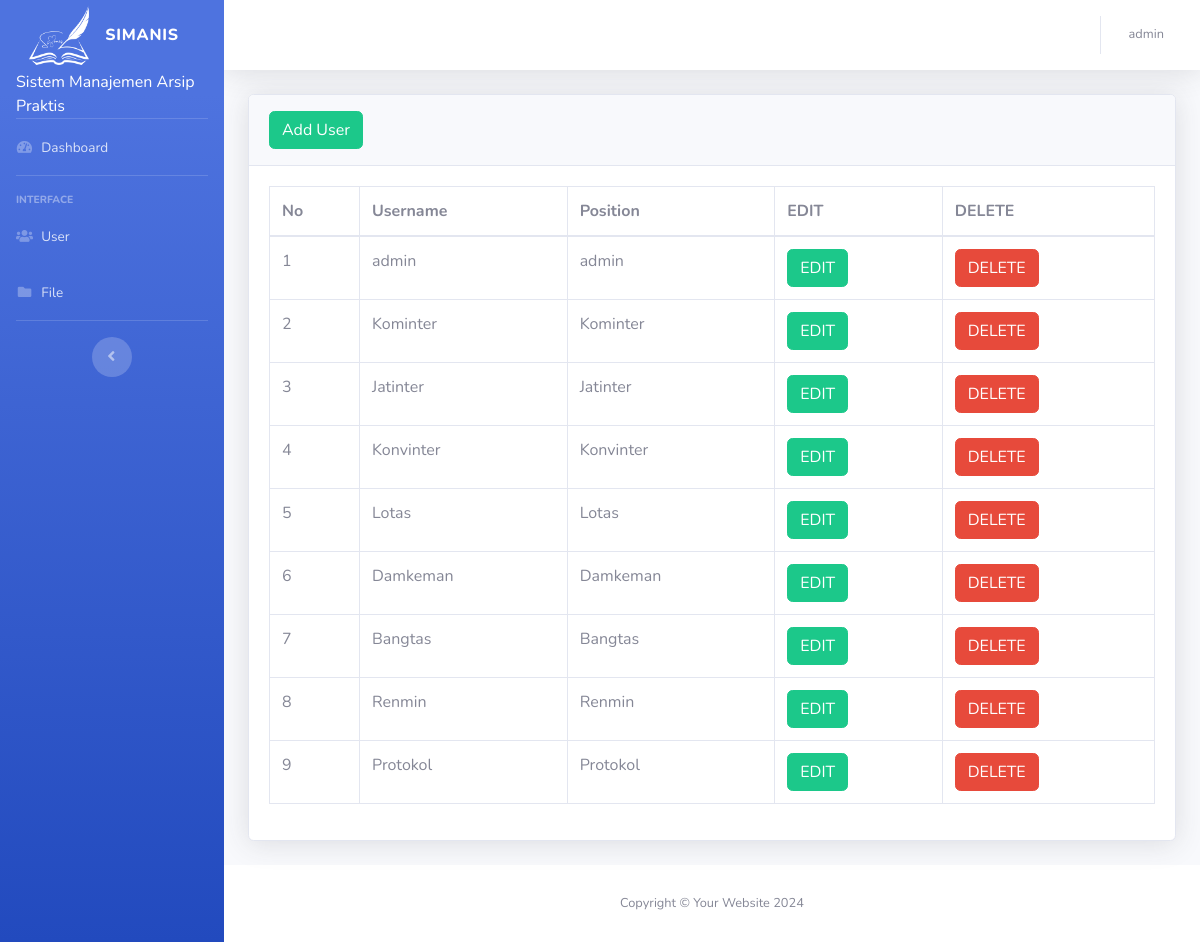
The page /register.php (signed in) on the database its author committed.
### tables this page shows
CREATE TABLE `register`  (
  `id` int NOT NULL AUTO_INCREMENT,
  `username` varchar(255) NULL DEFAULT NULL,
  `password` varchar(255) NULL DEFAULT NULL,
  `position` varbinary(255) NULL DEFAULT NULL,
  PRIMARY KEY (`id`) USING BTREE
);

### register.php (the view, shortened to what this page needs)
<?php
include('includes/header.php');
include('includes/navbar.php');
?>
<div class="container-fluid">
<div class="card shadow mb-4">
  <div class="card-header py-3">
    <h6 class="m-0 font-weight-bold text-success">
            <button type="button" class="btn btn-success" data-toggle="modal" data-target="#addadminprofile">
              Add User
            </button>
    </h6>
  </div>
  <div class="card-body">
    <div class="table-responsive">
    <?php
        $connection = mysqli_connect("localhost","root","","adminpanel");
        $query      = "SELECT * FROM register";
        $query_run  = mysqli_query($connection,$query);
    ?>
      <table class="table table-bordered" id="dataTable" width="100%" cellspacing="0">
          <thead>
          <tr>
            <th> No </th>
            <th> Username </th>
            <th> Position </th>
            <th> EDIT </th>
            <th> DELETE </th>
          </tr>
        </thead>
        <tbody>
        <?php
          if(mysqli_num_rows($query_run) > 0)
          {
            $no=1;
            while($row = mysqli_fetch_assoc($query_run))
            {
                ?>
                <tr>
            <td> <?php echo $no?> </td>
            <td> <?php echo $row['username']?> </td>
            <td> <?php echo $row['position']?> </td>
            <td>
                <form action="register_edit.php" method="post">
                    <button  type="submit" name="edit_btn" class="btn btn-success"> EDIT</button>
                </form>
            </td>
              <td>
                <form action="code.php" method="post">
                    <button type="submit" name="delete_btn" class="btn btn-danger"> DELETE</button>
                </form>
              </td>
          </tr>
                <?php
                $no++;
            }
          }
          else{
          }
        ?>
        </tbody>
      </table>
    </div>
  </div>
</div>
</div>
<?php
include('includes/footer.php');
?>

### includes/header.php (shortened to what this page needs)
<!DOCTYPE html>
<html lang="en">
<head>
  <link href="vendor/fontawesome-free/css/all.min.css" rel="stylesheet" type="text/css">
  <link href="css/sb-admin-2.min.css" rel="stylesheet">
    <link href="vendor/datatables/dataTables.bootstrap4.min.css" rel="stylesheet">
    <link href="https://cdn.datatables.net/2.1.3/css/dataTables.bootstrap4.min.css" rel="stylesheet">
</head>
<body id="page-top">
  <div id="wrapper">

### includes/navbar.php (shortened to what this page needs)
   <ul class="navbar-nav bg-gradient-primary sidebar sidebar-dark accordion" id="accordionSidebar">
<a class="sidebar-brand d-flex align-items-center justify-content-center" href="#">
  <div class="sidebar-brand-icon " >
  <img src="logo/simanis.png" width="60" height="60"  />
  </div>
  <div class="sidebar-brand-text mx-3">Simanis</div>
</a>
<div class="sidebar-brand-text mx-3" style="color: white;">Sistem Manajemen Arsip Praktis</div>
<hr class="sidebar-divider my-0">
<?php
  if($_SESSION["username"] == "admin")
  {
?>
<li class="nav-item">
  <a class="nav-link" href="index.php">
    <i class="fas fa-fw fa-tachometer-alt"></i>
    <span>Dashboard</span></a>
</li>
<hr class="sidebar-divider">
<div class="sidebar-heading">
  Interface
</div>
<li class="nav-item">
  <a class="nav-link" href="register.php">
    <i class="fas fa-fw  fa-users"></i>
    <span>User</span></a>
</li>
<li class="nav-item">
  <a class="nav-link" href="upload_file.php">
    <i class="fas fa-fw fa-folder"></i>
    <span>File</span></a>
</li>
  <?php
}
?>
<hr class="sidebar-divider">
<div class="text-center d-none d-md-inline">
  <button class="rounded-circle border-0" id="sidebarToggle"></button>
</div>
</ul>
    <div id="content-wrapper" class="d-flex flex-column">
      <div id="content">
        <nav class="navbar navbar-expand navbar-light bg-white topbar mb-4 static-top shadow">
          <ul class="navbar-nav ml-auto">
            <li class="nav-item dropdown no-arrow">
              <a class="nav-link dropdown-toggle" href="#" id="userDropdown" role="button" data-toggle="dropdown" aria-haspopup="true" aria-expanded="false">
                <span class="mr-2 d-none d-lg-inline text-gray-600 small">
                <?php
                    echo $_SESSION['username'];
                ?>
                </span>
              </a>
            </li>
          </ul>
        </nav>

### includes/footer.php
      <footer class="sticky-footer bg-white">
        <div class="container my-auto">
          <div class="copyright text-center my-auto">
            <span>Copyright &copy; Your Website 2024</span>
          </div>
        </div>
      </footer>
      </div>
      </div>
    </div>
</body>
</html>

### rows shown on the page
register: username "admin", position "admin"
register: username "Kominter", position "Kominter"
register: username "Jatinter", position "Jatinter"
register: username "Konvinter", position "Konvinter"
register: username "Lotas", position "Lotas"
register: username "Damkeman", position "Damkeman"
register: username "Bangtas", position "Bangtas"
register: username "Renmin", position "Renmin"
register: username "Protokol", position "Protokol"

### other values the page prints
$_SESSION['username'] "admin"
